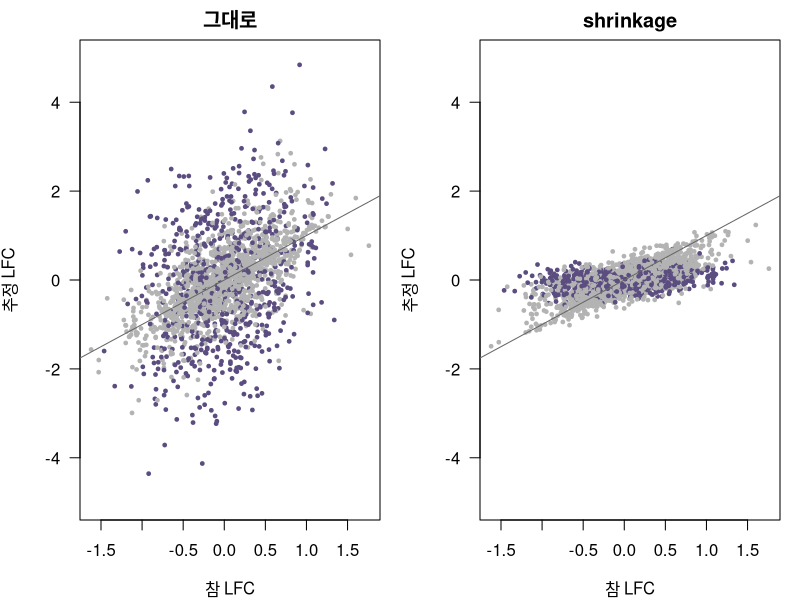

Write R code to recreate this figure.
## ---- chunk 1
#| label: bayes-update
posterior <- function(prior, sens = 0.99, spec = 0.99)
  sens * prior / (sens * prior + (1 - spec) * (1 - prior))

after1 <- posterior(1/5000)     # 양성 한 번
after2 <- posterior(after1)     # 독립적인 검사로 또 양성
c(prior = 1/5000, after_1st = after1, after_2nd = after2)
## ---- chunk 2
#| label: levels
one_study <- function() {
  lab <- rnorm(5, 0, 0.5)                                            # 연구실 효과 (위 층)
  y   <- matrix(6.0 + rep(lab, each = 10) + rnorm(50, 0, 0.8), nrow = 10)   # 열 = 연구실
  lab_means <- colMeans(y)
  c(naive = mean(y) + c(-1, 1) * qt(0.975, 49) * sd(as.vector(y)) / sqrt(50),  # 50마리를 독립으로
    level = mean(lab_means) + c(-1, 1) * qt(0.975, 4) * sd(lab_means) / sqrt(5))  # 연구실 평균 5개로
}
set.seed(20261027)
round(one_study(), 2)

set.seed(2)
cover <- replicate(5000, {
  r <- unname(one_study())
  c(naive = r[1] <= 6 & 6 <= r[2], level = r[3] <= 6 & 6 <= r[4])
})
rowMeans(cover)        # 95% 신뢰구간이 참값 6.0을 포함한 비율
## ---- chunk 3
#| label: shrink
set.seed(3)
true_lfc <- rnorm(2000, 0, 0.5)
se       <- runif(2000, 0.1, 1.5)            # 발현이 낮을수록 SE가 큼
est      <- true_lfc + rnorm(2000, 0, se)    # 유전자별 추정값

tau2   <- max(0, var(est) - mean(se^2))      # 전체 분산 − 추정 잡음 = 참 LFC의 분산
shrunk <- tau2 / (tau2 + se^2) * est
tau2

c(mse_raw    = mean((est    - true_lfc)^2),   # 참값과의 평균 제곱 오차
  mse_shrunk = mean((shrunk - true_lfc)^2))
## ---- chunk 4
#| label: fig-shrink
#| dev: "png"
#| fig-cap: "유전자 2000개의 참 LFC와 추정 LFC. 왼쪽: 그대로, 오른쪽: shrinkage. 보라: SE가 큰 유전자(SE > 1), 회색 선: 추정 = 참값"
#| fig-height: 4
par(mfrow = c(1, 2), mar = c(4, 4, 2, 1))
noisy <- se > 1
for (k in list(list(est, "그대로"), list(shrunk, "shrinkage"))) {
  plot(true_lfc, k[[1]], pch = 19, cex = 0.5, las = 1, ylim = c(-5, 5),
       col = ifelse(noisy, "#5B4D80", "grey70"), main = k[[2]],
       xlab = "참 LFC", ylab = "추정 LFC")
  abline(0, 1, col = "grey40")
}
## ---- chunk 5
#| label: top20
top_raw    <- order(-abs(est))[1:20]
top_shrunk <- order(-abs(shrunk))[1:20]
rbind(raw    = c(mean_SE = mean(se[top_raw]),    mean_abs_true = mean(abs(true_lfc[top_raw]))),
      shrunk = c(mean_SE = mean(se[top_shrunk]), mean_abs_true = mean(abs(true_lfc[top_shrunk]))))
## ---- chunk 6
#| label: moderated
set.seed(4)
true_var <- 0.25 * 10 / rchisq(5000, df = 10)       # 유전자마다 다른 참 분산
s2       <- true_var * rchisq(5000, df = 4) / 4     # 3 + 3마리로 추정한 분산 (자유도 4)
s0_2     <- mean(s2)                                # 전체의 전형적인 분산
d0       <- 10                                      # 사전의 무게 (limma는 자료에서 추정)
moderated <- (d0 * s0_2 + 4 * s2) / (d0 + 4)

c(mse_raw = mean((s2 - true_var)^2), mse_moderated = mean((moderated - true_var)^2),
  under2x_raw = mean(s2 < true_var / 2),            # 참 분산의 절반 미만으로 추정된 비율
  under2x_moderated = mean(moderated < true_var / 2))
